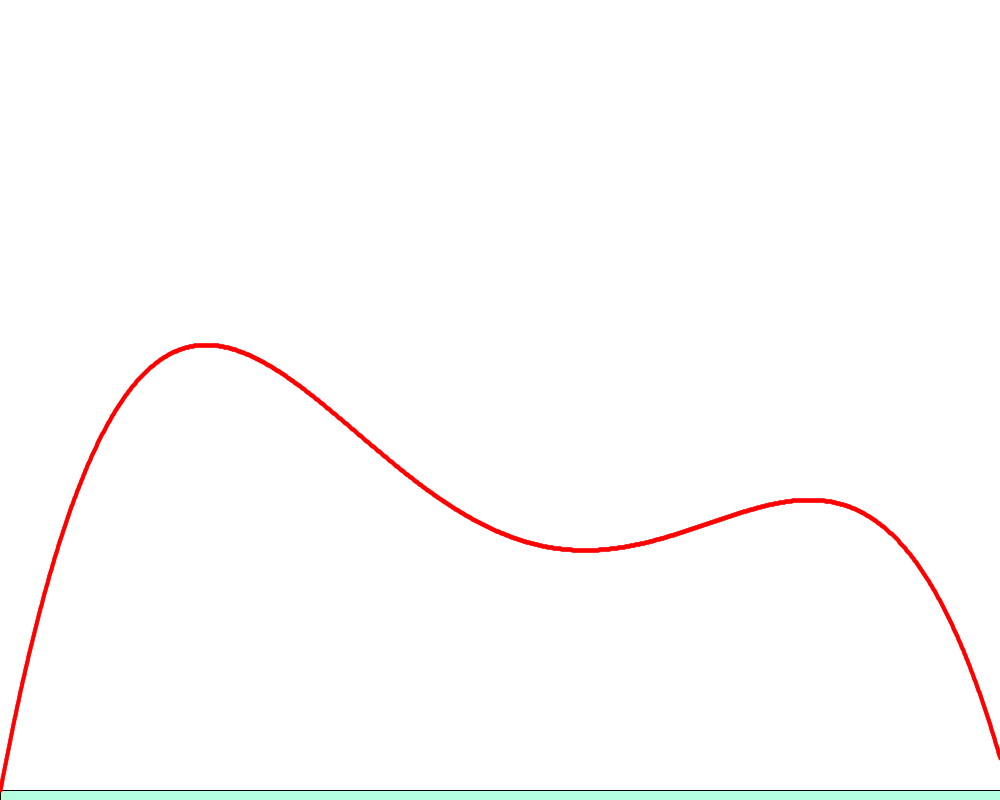
Frame 1 (no input)
Frame 60 (the mouse pressed at the canvas centre just before this capture): identical to frame 1, image omitted
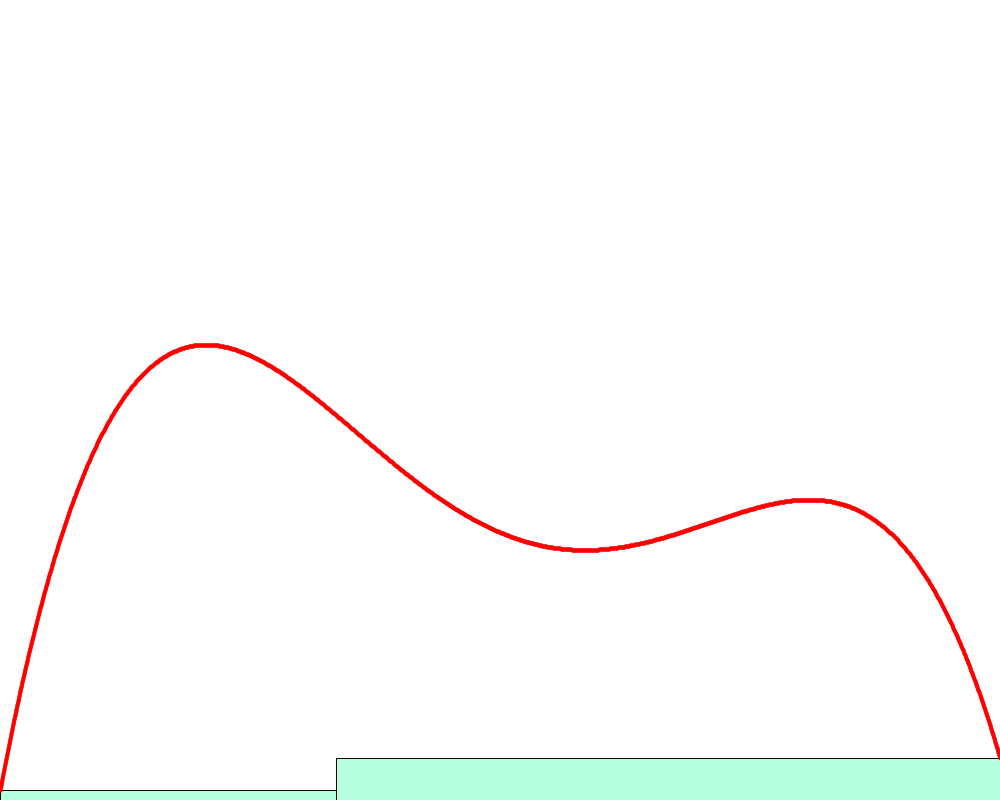
Frame 120 (the mouse held since frame 60 and released just before this capture)

The Processing sketch that drew these frames (run headless with seeded random() and noise(); from frame 60 on, the mouse is pressed at the canvas centre):

// Processing sketch: RiemannIntegral
// ── RiemannIntegral.pde
double xMin = -1.2;
double xMax = 1.52;
double yMin = -0.2;
double yMax = 3;

ArrayList<Interval> intervals;

void setup() {
  size(1000, 800);
  intervals =new ArrayList<Interval>();
  intervals.add(new Interval(xMin, xMax));
}

void draw() {
  background(255);
  double area = 0;
  for(Interval i : intervals) {
    i.drawRectLess();
    area+=i.area();
  }
  println("Empiric: " +area+" | Actual: "+(F(xMax)-F(xMin)));
  drawFunction();
}
  
  
void mousePressed(){
 ArrayList<Interval> copy=new ArrayList<Interval>(intervals);
 intervals.clear();
 for(Interval i : copy){
   Interval[] arr =i.smaller();
   intervals.add(arr[0]);
   intervals.add(arr[1]);
 }
 println(intervals.size());
}

double f(double x) {
  return -(x*x*x*x)+(x*x*x)+(x*x)-x+1;
}

double F(double x) {
  return -(x*x*x*x*x)/5+(x*x*x*x)/4+(x*x*x)/3-(x*x)/2+x;
}

double minf(double a, double b) {
  double locMin = 0.125*(sqrt(17)-1);
  if(isBetween(locMin, a, b)) {
    return min(f(locMin), f(a), f(b));
  }else {
    return min(f(a), f(b));
  }
    
}

double map(double x, double a, double b, double c, double d) {
  return c+((x-a)/(b-a))*(d-c);
}

void drawFunction() {
  float prev = (float)map(f(xMin), yMin, yMax, height, 0);
  for (int i = 0; i<=width; i++) {
    double x = map(i, 0, width, xMin, xMax);
    double y = f(x);
    float j = (float)map(y, yMin, yMax, height, 0);
    stroke(255,0,0);
    strokeWeight(4);
    fill(0,255,0);
    line(i-1, prev,i, j); 
    prev=j;
  }
}

boolean isBetween(double x, double a, double b) {
   return a<=x && x<=b;
}

double min(double a, double b) {
  return a<b?a:b;
}
double min(double a, double b, double c) {
  return min(min(a, b), c);
}

// ── Interval.pde
import java.lang.Math;
class Interval {
  double a;
  double b;
  double area=0;
  Interval(double a, double b) {
    this.a =a;
    this.b =b;
  }

  Interval[] smaller() {
    double frac = (b-a)/3;
    double split = (a+frac)+Math.random()*((b-frac)-(a+frac));
    Interval first = new Interval(a, split);
    Interval second = new Interval(split, b);
    Interval[] arr = {first, second};
    return arr;
  }
  void drawRectLess() {
    double min = minf(a,b);
    float x = (float)map(a, xMin, xMax, 0, width);
    float w = (float)map(b-a, 0, xMax-xMin, 0, width);
    float h = (float)map(minf(a, b), yMin, yMax, 0, height);
    stroke(0);
    strokeWeight(1);
    fill(20, 255,160, 80);
    rect(x,height, w, -h);
    area = (b-a)*min;
  }
  
  double area() {
    return area;
  }
  
  
}
